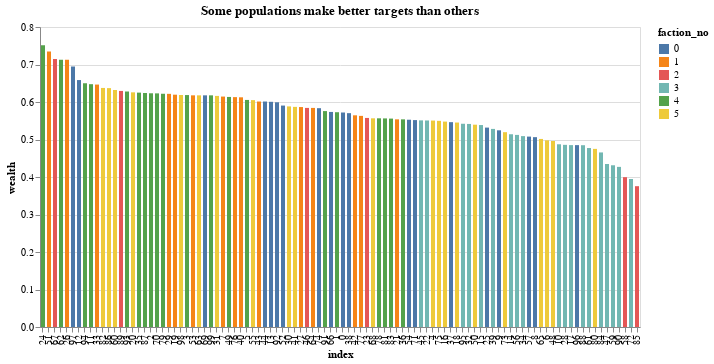

Here is the notebook cell this chart was saved with:
### Code cell
chart = alt.Chart(
        pops.reset_index(drop=False)
        ).mark_bar(size=4).encode(
            x=alt.X('index:N', sort='-y'),
            y='wealth',
            color='faction_no:N').properties(width=600,title='Some populations make better targets than others')
chart

### Figure 1 — Vega-Lite specification as saved in the notebook (floating-point values rounded to 4 significant figures)
{"config": {"view": {"continuousWidth": 400, "continuousHeight": 300}}, "data": {"name": "data-2438c41e277667adf8044c5d1604025a"}, "mark": {"type": "bar", "size": 4}, "encoding": {"color": {"type": "nominal", "field": "faction_no"}, "x": {"type": "nominal", "field": "index", "sort": "-y"}, "y": {"type": "quantitative", "field": "wealth"}}, "title": "Some populations make better targets than others", "width": 600, "$schema": "https://vega.github.io/schema/vega-lite/v4.8.1.json", "datasets": {"data-2438c41e277667adf8044c5d1604025a": [{"index": 0, "conformity": 0.457, "literacy": 0.74, "aggression": 0.58, "constitution": 0.228, "faction_no": 0, "industry": 0.404, "wealth": 0.572, "target_score": -0.037}, {"index": 1, "conformity": 0.268, "literacy": 0.651, "aggression": 0.516, "constitution": 0.473, "faction_no": 4, "industry": 0.4945, "wealth": 0.5727, "target_score": 0.216}, {"index": 2, "conformity": 0.181, "literacy": 0.689, "aggression": 0.637, "constitution": 0.478, "faction_no": 4, "industry": 0.5575, "wealth": 0.6232, "target_score": 0.182}, {"index": 3, "conformity": 0.2, "literacy": 0.826, "aggression": 0.435, "constitution": 0.387, "faction_no": 4, "industry": 0.411, "wealth": 0.6185, "target_score": 0.365}, {"index": 4, "conformity": 0.561, "literacy": 0.642, "aggression": 0.443, "constitution": 0.475, "faction_no": 5, "industry": 0.459, "wealth": 0.5505, "target_score": -0.004}, {"index": 5, "conformity": 0.073, "literacy": 0.706, "aggression": 0.344, "constitution": 0.666, "faction_no": 4, "industry": 0.505, "wealth": 0.6055, "target_score": 0.583}, {"index": 6, "conformity": 0.569, "literacy": 0.592, "aggression": 0.498, "constitution": 0.309, "faction_no": 5, "industry": 0.4035, "wealth": 0.4977, "target_score": -0.067}, {"index": 7, "conformity": 0.404, "literacy": 0.807, "aggression": 0.474, "constitution": 0.37, "faction_no": 1, "industry": 0.422, "wealth": 0.6145, "target_score": 0.122}, {"index": 8, "conformity": 0.502, "literacy": 0.629, "aggression": 0.517, "constitution": 0.25, "faction_no": 0, "industry": 0.3835, "wealth": 0.5062, "target_score": -0.019}, {"index": 9, "conformity": 0.42, "literacy": 0.608, "aggression": 0.617, "constitution": 0.265, "faction_no": 0, "industry": 0.441, "wealth": 0.5245, "target_score": -0.037}, {"index": 10, "conformity": 0.247, "literacy": 0.543, "aggression": 0.447, "constitution": 0.416, "faction_no": 3, "industry": 0.4315, "wealth": 0.4873, "target_score": 0.306}, {"index": 11, "conformity": 0.309, "literacy": 0.759, "aggression": 0.673, "constitution": 0.399, "faction_no": 4, "industry": 0.536, "wealth": 0.6475, "target_score": 0.018}, {"index": 12, "conformity": 0.411, "literacy": 0.827, "aggression": 0.736, "constitution": 0.244, "faction_no": 0, "industry": 0.49, "wealth": 0.6585, "target_score": -0.147}, {"index": 13, "conformity": 0.289, "literacy": 0.714, "aggression": 0.723, "constitution": 0.251, "faction_no": 0, "industry": 0.487, "wealth": 0.6005, "target_score": -0.012}, {"index": 14, "conformity": 0.338, "literacy": 0.55, "aggression": 0.5, "constitution": 0.456, "faction_no": 3, "industry": 0.478, "wealth": 0.514, "target_score": 0.162}, {"index": 15, "conformity": 0.307, "literacy": 0.693, "aggression": 0.328, "constitution": 0.44, "faction_no": 3, "industry": 0.384, "wealth": 0.5385, "target_score": 0.365}, {"index": 16, "conformity": 0.58, "literacy": 0.629, "aggression": 0.529, "constitution": 0.404, "faction_no": 5, "industry": 0.4665, "wealth": 0.5477, "target_score": -0.109}, {"index": 17, "conformity": 0.407, "literacy": 0.534, "aggression": 0.469, "constitution": 0.403, "faction_no": 3, "industry": 0.436, "wealth": 0.485, "target_score": 0.124}, {"index": 18, "conformity": 0.529, "literacy": 0.602, "aggression": 0.544, "constitution": 0.433, "faction_no": 5, "industry": 0.4885, "wealth": 0.5453, "target_score": -0.073}, {"index": 19, "conformity": 0.394, "literacy": 0.786, "aggression": 0.462, "constitution": 0.444, "faction_no": 1, "industry": 0.453, "wealth": 0.6195, "target_score": 0.144}, {"index": 20, "conformity": 0.473, "literacy": 0.778, "aggression": 0.433, "constitution": 0.514, "faction_no": 5, "industry": 0.4735, "wealth": 0.6258, "target_score": 0.094}, {"index": 21, "conformity": 0.408, "literacy": 0.788, "aggression": 0.294, "constitution": 0.345, "faction_no": 1, "industry": 0.3195, "wealth": 0.5537, "target_score": 0.298}, {"index": 22, "conformity": 0.356, "literacy": 0.672, "aggression": 0.459, "constitution": 0.4, "faction_no": 3, "industry": 0.4295, "wealth": 0.5508, "target_score": 0.185}, {"index": 23, "conformity": 0.299, "literacy": 0.54, "aggression": 0.603, "constitution": 0.547, "faction_no": 2, "industry": 0.575, "wealth": 0.5575, "target_score": 0.098}, {"index": 24, "conformity": 0.212, "literacy": 0.929, "aggression": 0.652, "constitution": 0.496, "faction_no": 4, "industry": 0.574, "wealth": 0.7515, "target_score": 0.136}, {"index": 25, "conformity": 0.443, "literacy": 0.642, "aggression": 0.538, "constitution": 0.305, "faction_no": 0, "industry": 0.4215, "wealth": 0.5317, "target_score": 0.019}, {"index": 26, "conformity": 0.402, "literacy": 0.907, "aggression": 0.455, "constitution": 0.581, "faction_no": 1, "industry": 0.518, "wealth": 0.7125, "target_score": 0.143}, {"index": 27, "conformity": 0.423, "literacy": 0.837, "aggression": 0.241, "constitution": 0.431, "faction_no": 1, "industry": 0.336, "wealth": 0.5865, "target_score": 0.336}, {"index": 28, "conformity": 0.476, "literacy": 0.553, "aggression": 0.428, "constitution": 0.409, "faction_no": 3, "industry": 0.4185, "wealth": 0.4858, "target_score": 0.096}, {"index": 29, "conformity": 0.451, "literacy": 0.826, "aggression": 0.498, "constitution": 0.337, "faction_no": 1, "industry": 0.4175, "wealth": 0.6218, "target_score": 0.051}, {"index": 30, "conformity": 0.475, "literacy": 0.694, "aggression": 0.556, "constitution": 0.409, "faction_no": 5, "industry": 0.4825, "wealth": 0.5882, "target_score": -0.031}, {"index": 31, "conformity": 0.554, "literacy": 0.762, "aggression": 0.458, "constitution": 0.483, "faction_no": 5, "industry": 0.4705, "wealth": 0.6162, "target_score": -0.012}, {"index": 32, "conformity": 0.345, "literacy": 0.655, "aggression": 0.508, "constitution": 0.348, "faction_no": 3, "industry": 0.428, "wealth": 0.5415, "target_score": 0.147}, {"index": 33, "conformity": 0.375, "literacy": 0.926, "aggression": 0.396, "constitution": 0.338, "faction_no": 1, "industry": 0.367, "wealth": 0.6465, "target_score": 0.229}, {"index": 34, "conformity": 0.387, "literacy": 0.661, "aggression": 0.353, "constitution": 0.361, "faction_no": 3, "industry": 0.357, "wealth": 0.509, "target_score": 0.26}, {"index": 35, "conformity": 0.064, "literacy": 0.766, "aggression": 0.528, "constitution": 0.44, "faction_no": 4, "industry": 0.484, "wealth": 0.625, "target_score": 0.408}, {"index": 36, "conformity": 0.249, "literacy": 0.654, "aggression": 0.513, "constitution": 0.394, "faction_no": 4, "industry": 0.4535, "wealth": 0.5537, "target_score": 0.238}, {"index": 37, "conformity": 0.415, "literacy": 0.684, "aggression": 0.545, "constitution": 0.272, "faction_no": 0, "industry": 0.4085, "wealth": 0.5463, "target_score": 0.04}, {"index": 38, "conformity": 0.503, "literacy": 0.663, "aggression": 0.641, "constitution": 0.314, "faction_no": 0, "industry": 0.4775, "wealth": 0.5703, "target_score": -0.144}, {"index": 39, "conformity": 0.311, "literacy": 0.606, "aggression": 0.512, "constitution": 0.389, "faction_no": 3, "industry": 0.4505, "wealth": 0.5282, "target_score": 0.177}, {"index": 40, "conformity": 0.745, "literacy": 0.899, "aggression": 0.272, "constitution": 0.38, "faction_no": 1, "industry": 0.326, "wealth": 0.6125, "target_score": -0.017}, {"index": 41, "conformity": 0.484, "literacy": 0.681, "aggression": 0.423, "constitution": 0.563, "faction_no": 5, "industry": 0.493, "wealth": 0.587, "target_score": 0.093}, {"index": 42, "conformity": 0.411, "literacy": 0.755, "aggression": 0.434, "constitution": 0.314, "faction_no": 1, "industry": 0.374, "wealth": 0.5645, "target_score": 0.155}, {"index": 43, "conformity": 0.332, "literacy": 0.891, "aggression": 0.281, "constitution": 0.342, "faction_no": 1, "industry": 0.3115, "wealth": 0.6013, "target_score": 0.387}, {"index": 44, "conformity": 0.441, "literacy": 0.762, "aggression": 0.642, "constitution": 0.239, "faction_no": 0, "industry": 0.4405, "wealth": 0.6013, "target_score": -0.083}, {"index": 45, "conformity": 0.349, "literacy": 0.646, "aggression": 0.49, "constitution": 0.422, "faction_no": 3, "industry": 0.456, "wealth": 0.551, "target_score": 0.161}, {"index": 46, "conformity": 0.324, "literacy": 0.538, "aggression": 0.641, "constitution": 0.62, "faction_no": 2, "industry": 0.6305, "wealth": 0.5843, "target_score": 0.035}, {"index": 47, "conformity": 0.215, "literacy": 0.483, "aggression": 0.305, "constitution": 0.468, "faction_no": 3, "industry": 0.3865, "wealth": 0.4347, "target_score": 0.48}, {"index": 48, "conformity": 0.521, "literacy": 0.642, "aggression": 0.423, "constitution": 0.277, "faction_no": 5, "industry": 0.35, "wealth": 0.496, "target_score": 0.056}, {"index": 49, "conformity": 0.307, "literacy": 0.688, "aggression": 0.61, "constitution": 0.468, "faction_no": 4, "industry": 0.539, "wealth": 0.6135, "target_score": 0.083}, {"index": 50, "conformity": 0.71, "literacy": 0.656, "aggression": 0.397, "constitution": 0.449, "faction_no": 5, "industry": 0.423, "wealth": 0.5395, "target_score": -0.107}, {"index": 51, "conformity": 0.437, "literacy": 0.977, "aggression": 0.504, "constitution": 0.48, "faction_no": 1, "industry": 0.492, "wealth": 0.7345, "target_score": 0.059}, {"index": 52, "conformity": 0.441, "literacy": 0.696, "aggression": 0.647, "constitution": 0.323, "faction_no": 0, "industry": 0.485, "wealth": 0.5905, "target_score": -0.088}, {"index": 53, "conformity": 0.464, "literacy": 0.893, "aggression": 0.43, "constitution": 0.255, "faction_no": 1, "industry": 0.3425, "wealth": 0.6178, "target_score": 0.106}, {"index": 54, "conformity": 0.493, "literacy": 0.701, "aggression": 0.532, "constitution": 0.277, "faction_no": 0, "industry": 0.4045, "wealth": 0.5527, "target_score": -0.025}, {"index": 55, "conformity": 0.61, "literacy": 0.712, "aggression": 0.548, "constitution": 0.448, "faction_no": 5, "industry": 0.498, "wealth": 0.605, "target_score": -0.158}, {"index": 56, "conformity": 0.413, "literacy": 0.677, "aggression": 0.379, "constitution": 0.316, "faction_no": 3, "industry": 0.3475, "wealth": 0.5123, "target_score": 0.208}, {"index": 57, "conformity": 0.393, "literacy": 0.663, "aggression": 0.487, "constitution": 0.218, "faction_no": 0, "industry": 0.3525, "wealth": 0.5078, "target_score": 0.12}, {"index": 58, "conformity": 0.357, "literacy": 0.318, "aggression": 0.513, "constitution": 0.449, "faction_no": 2, "industry": 0.481, "wealth": 0.3995, "target_score": 0.13}, {"index": 59, "conformity": 0.431, "literacy": 0.607, "aggression": 0.366, "constitution": 0.145, "faction_no": 3, "industry": 0.2555, "wealth": 0.4313, "target_score": 0.203}, {"index": 60, "conformity": 0.569, "literacy": 0.728, "aggression": 0.504, "constitution": 0.568, "faction_no": 5, "industry": 0.536, "wealth": 0.632, "target_score": -0.073}, {"index": 61, "conformity": 0.229, "literacy": 0.549, "aggression": 0.464, "constitution": 0.347, "faction_no": 3, "industry": 0.4055, "wealth": 0.4773, "target_score": 0.307}, {"index": 62, "conformity": 0.209, "literacy": 0.903, "aggression": 0.571, "constitution": 0.475, "faction_no": 4, "industry": 0.523, "wealth": 0.713, "target_score": 0.22}, {"index": 63, "conformity": 0.495, "literacy": 0.695, "aggression": 0.535, "constitution": 0.546, "faction_no": 5, "industry": 0.5405, "wealth": 0.6178, "target_score": -0.03}, {"index": 64, "conformity": 0.438, "literacy": 0.736, "aggression": 0.434, "constitution": 0.431, "faction_no": 1, "industry": 0.4325, "wealth": 0.5842, "target_score": 0.128}, {"index": 65, "conformity": 0.577, "literacy": 0.678, "aggression": 0.359, "constitution": 0.291, "faction_no": 5, "industry": 0.325, "wealth": 0.5015, "target_score": 0.064}, {"index": 66, "conformity": 0.365, "literacy": 0.733, "aggression": 0.569, "constitution": 0.259, "faction_no": 0, "industry": 0.414, "wealth": 0.5735, "target_score": 0.066}, {"index": 67, "conformity": 0.357, "literacy": 0.703, "aggression": 0.593, "constitution": 0.86, "faction_no": 2, "industry": 0.7265, "wealth": 0.7147, "target_score": 0.05}, {"index": 68, "conformity": 0.486, "literacy": 0.59, "aggression": 0.634, "constitution": 0.412, "faction_no": 5, "industry": 0.523, "wealth": 0.5565, "target_score": -0.12}, {"index": 69, "conformity": 0.454, "literacy": 0.692, "aggression": 0.681, "constitution": 0.406, "faction_no": 0, "industry": 0.5435, "wealth": 0.6178, "target_score": -0.135}, {"index": 70, "conformity": 0.269, "literacy": 0.744, "aggression": 0.49, "constitution": 0.514, "faction_no": 4, "industry": 0.502, "wealth": 0.623, "target_score": 0.241}, {"index": 71, "conformity": 0.545, "literacy": 0.708, "aggression": 0.549, "constitution": 0.242, "faction_no": 0, "industry": 0.3955, "wealth": 0.5517, "target_score": -0.094}, {"index": 72, "conformity": 0.149, "literacy": 0.487, "aggression": 0.432, "constitution": 0.173, "faction_no": 3, "industry": 0.3025, "wealth": 0.3947, "target_score": 0.419}, {"index": 73, "conformity": 0.452, "literacy": 0.561, "aggression": 0.364, "constitution": 0.592, "faction_no": 5, "industry": 0.478, "wealth": 0.5195, "target_score": 0.184}, {"index": 74, "conformity": 0.403, "literacy": 0.705, "aggression": 0.625, "constitution": 0.299, "faction_no": 0, "industry": 0.462, "wealth": 0.5835, "target_score": -0.028}, {"index": 75, "conformity": 0.542, "literacy": 0.691, "aggression": 0.45, "constitution": 0.367, "faction_no": 5, "industry": 0.4085, "wealth": 0.5497, "target_score": 0.008}, {"index": 76, "conformity": 0.438, "literacy": 0.816, "aggression": 0.447, "constitution": 0.373, "faction_no": 1, "industry": 0.41, "wealth": 0.613, "target_score": 0.115}, {"index": 77, "conformity": 0.586, "literacy": 0.796, "aggression": 0.374, "constitution": 0.286, "faction_no": 1, "industry": 0.33, "wealth": 0.563, "target_score": 0.04}, {"index": 78, "conformity": 0.13, "literacy": 0.726, "aggression": 0.443, "constitution": 0.331, "faction_no": 4, "industry": 0.387, "wealth": 0.5565, "target_score": 0.427}, {"index": 79, "conformity": 0.337, "literacy": 0.769, "aggression": 0.49, "constitution": 0.46, "faction_no": 4, "industry": 0.475, "wealth": 0.622, "target_score": 0.173}, {"index": 80, "conformity": 0.708, "literacy": 0.511, "aggression": 0.498, "constitution": 0.38, "faction_no": 5, "industry": 0.439, "wealth": 0.475, "target_score": -0.206}, {"index": 81, "conformity": 0.168, "literacy": 0.696, "aggression": 0.41, "constitution": 0.423, "faction_no": 4, "industry": 0.4165, "wealth": 0.5562, "target_score": 0.422}, {"index": 82, "conformity": 0.535, "literacy": 0.797, "aggression": 0.509, "constitution": 0.447, "faction_no": 5, "industry": 0.478, "wealth": 0.6375, "target_score": -0.044}, {"index": 83, "conformity": 0.151, "literacy": 0.604, "aggression": 0.686, "constitution": 0.329, "faction_no": 4, "industry": 0.5075, "wealth": 0.5557, "target_score": 0.163}, {"index": 84, "conformity": 0.305, "literacy": 0.576, "aggression": 0.254, "constitution": 0.456, "faction_no": 3, "industry": 0.355, "wealth": 0.4655, "target_score": 0.441}, {"index": 85, "conformity": 0.505, "literacy": 0.277, "aggression": 0.548, "constitution": 0.4, "faction_no": 2, "industry": 0.474, "wealth": 0.3755, "target_score": -0.053}, {"index": 86, "conformity": 0.51, "literacy": 0.741, "aggression": 0.557, "constitution": 0.509, "faction_no": 5, "industry": 0.533, "wealth": 0.637, "target_score": -0.067}, {"index": 87, "conformity": 0.221, "literacy": 0.779, "aggression": 0.516, "constitution": 0.422, "faction_no": 4, "industry": 0.469, "wealth": 0.624, "target_score": 0.263}, {"index": 88, "conformity": 0.373, "literacy": 0.601, "aggression": 0.465, "constitution": 0.272, "faction_no": 3, "industry": 0.3685, "wealth": 0.4848, "target_score": 0.162}, {"index": 89, "conformity": 0.477, "literacy": 0.602, "aggression": 0.872, "constitution": 0.442, "faction_no": 2, "industry": 0.657, "wealth": 0.6295, "target_score": -0.349}, {"index": 90, "conformity": 0.319, "literacy": 0.518, "aggression": 0.42, "constitution": 0.252, "faction_no": 3, "industry": 0.336, "wealth": 0.427, "target_score": 0.261}, {"index": 91, "conformity": 0.303, "literacy": 0.654, "aggression": 0.533, "constitution": 0.462, "faction_no": 4, "industry": 0.4975, "wealth": 0.5757, "target_score": 0.164}, {"index": 92, "conformity": 0.537, "literacy": 0.759, "aggression": 0.548, "constitution": 0.331, "faction_no": 0, "industry": 0.4395, "wealth": 0.5993, "target_score": -0.085}, {"index": 93, "conformity": 0.311, "literacy": 0.792, "aggression": 0.446, "constitution": 0.482, "faction_no": 4, "industry": 0.464, "wealth": 0.628, "target_score": 0.243}, {"index": 94, "conformity": 0.273, "literacy": 0.728, "aggression": 0.7, "constitution": 0.444, "faction_no": 4, "industry": 0.572, "wealth": 0.65, "target_score": 0.027}, {"index": 95, "conformity": 0.416, "literacy": 0.666, "aggression": 0.419, "constitution": 0.417, "faction_no": 3, "industry": 0.418, "wealth": 0.542, "target_score": 0.165}, {"index": 96, "conformity": 0.456, "literacy": 0.702, "aggression": 0.462, "constitution": 0.074, "faction_no": 0, "industry": 0.268, "wealth": 0.485, "target_score": 0.082}, {"index": 97, "conformity": 0.369, "literacy": 0.814, "aggression": 0.717, "constitution": 0.433, "faction_no": 0, "industry": 0.575, "wealth": 0.6945, "target_score": -0.086}, {"index": 98, "conformity": 0.553, "literacy": 0.773, "aggression": 0.446, "constitution": 0.483, "faction_no": 5, "industry": 0.4645, "wealth": 0.6188, "target_score": 0.001}, {"index": 99, "conformity": 0.215, "literacy": 0.695, "aggression": 0.412, "constitution": 0.669, "faction_no": 4, "industry": 0.5405, "wealth": 0.6178, "target_score": 0.373}]}}
